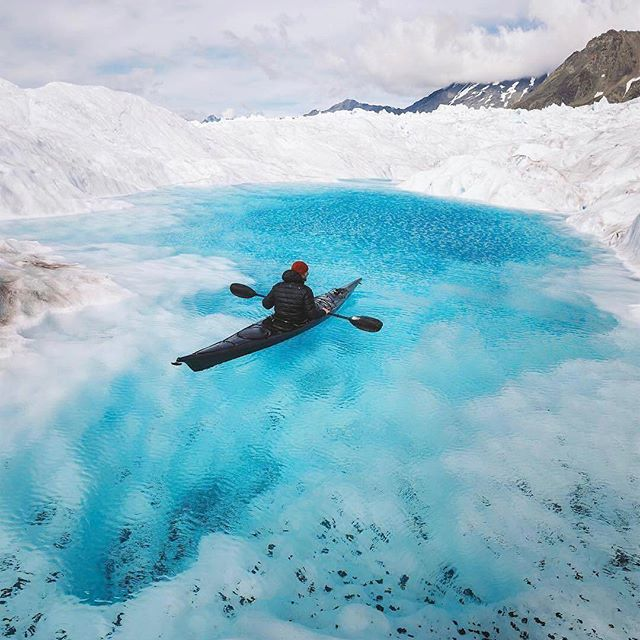
#> input picture images/test1.jpg, 640 x 640 px
$ python 6_threshold.py
#> lines starting #> are read from the running program, lines starting #| are printed output that depends on the picture; after the words box and inside, x2 and y2 are one past the last pixel; in counts of white or black regions, pixels touching at a corner belong together
# coding:utf-8
import cv2
import numpy as np
import matplotlib.pyplot as plt


class Threshold:
    def __init__(self, infile):
#> called with infile = 'images/test1.jpg'
        self.infile = infile
        self.img = cv2.imread(self.infile)
#> self.img is the input picture: shape (640, 640, 3); mean B, G, R 200.6, 186.1, 143.9

    def simple_thresh(self):
        gray=cv2.imread(self.infile,0)
        ret,thresh1=cv2.threshold(gray,127,255,cv2.THRESH_BINARY)
        ret, thresh2 = cv2.threshold(gray, 127, 255, cv2.THRESH_BINARY_INV)
        ret, thresh3= cv2.threshold(gray, 127, 255, cv2.THRESH_TRUNC)
        ret, thresh4 = cv2.threshold(gray, 127, 255, cv2.THRESH_TOZERO)
        ret, thresh5 = cv2.threshold(gray, 127, 255, cv2.THRESH_TOZERO_INV)
        titles=['raw','binary','binary_inv','trunc','tozero','tozero_inv']
        images=[gray,thresh1,thresh2,thresh3,thresh4,thresh5]
        for i in range(6):
            plt.subplot(2,3,i+1),plt.imshow(images[i],'gray')
            plt.title(titles[i])
            plt.xticks([]),plt.yticks([])
        plt.show()

    def adaptive_threshold(self):
        gray=cv2.imread(self.infile,0)
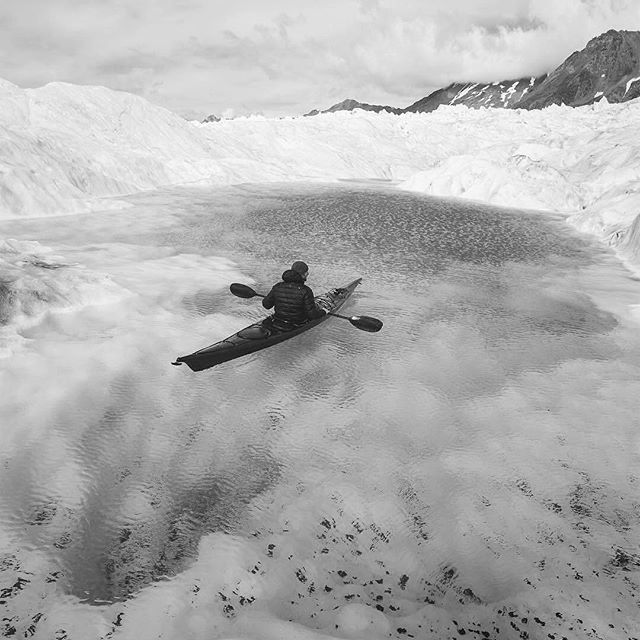
#> gray: shape (640, 640); min 0, max 255, mean 175.1
        gray=cv2.medianBlur(gray,5)#中值滤波
        ret,th1=cv2.threshold(gray,127,255,cv2.THRESH_BINARY)
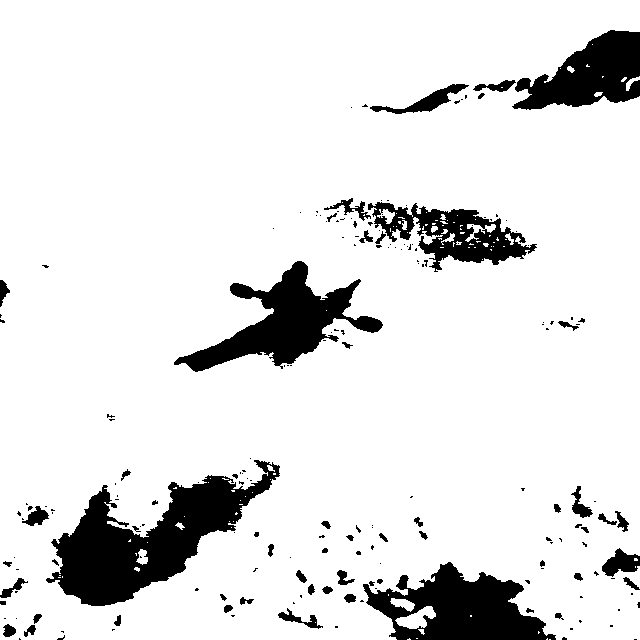
#> th1: shape (640, 640); 88.7% white; 192 black regions (135 under 20 px), largest, box (x1, y1, x2, y2) and area: (46, 460, 280, 606) 13329, (363, 562, 556, 640) 8191, (174, 261, 383, 372) 8017
        th2=cv2.adaptiveThreshold(gray,255,cv2.ADAPTIVE_THRESH_MEAN_C,\
                                  cv2.THRESH_BINARY,11,2)
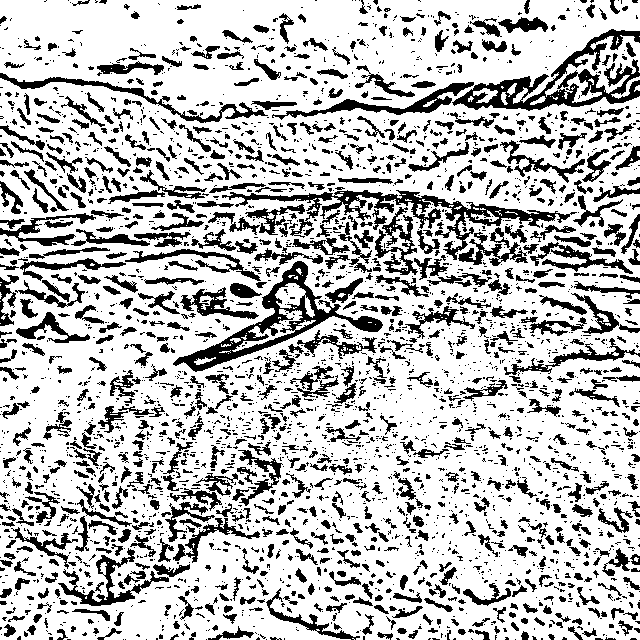
#> th2: shape (640, 640); 74.4% white; 3157 black regions (2237 under 20 px), largest, box (x1, y1, x2, y2) and area: (452, 29, 640, 111) 4377, (222, 190, 577, 260) 4071, (173, 261, 383, 372) 3960
        th3 = cv2.adaptiveThreshold(gray, 255, cv2.ADAPTIVE_THRESH_GAUSSIAN_C, \
                                    cv2.THRESH_BINARY, 11, 2)
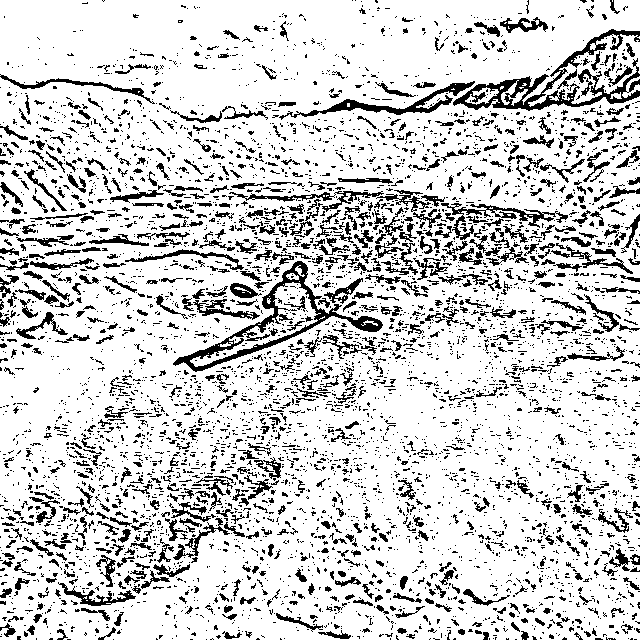
#> th3: shape (640, 640); 82.2% white; black in thin lines or dots
        titles=['raw','simple binary','adaptive mean','adaptive gaussian']
        images=[gray,th1,th2,th3]
        for i in range(4):
            plt.subplot(1,4,i+1),plt.imshow(images[i],'gray')
            plt.title(titles[i])
            plt.xticks([]),plt.yticks([])
        plt.show()

    def otsu_s(self):
        pass

if __name__ == '__main__':
    trans = Threshold('images/test1.jpg')
    trans.adaptive_threshold()

$ run again, with images/apple.jpg copied over images/test1.jpg
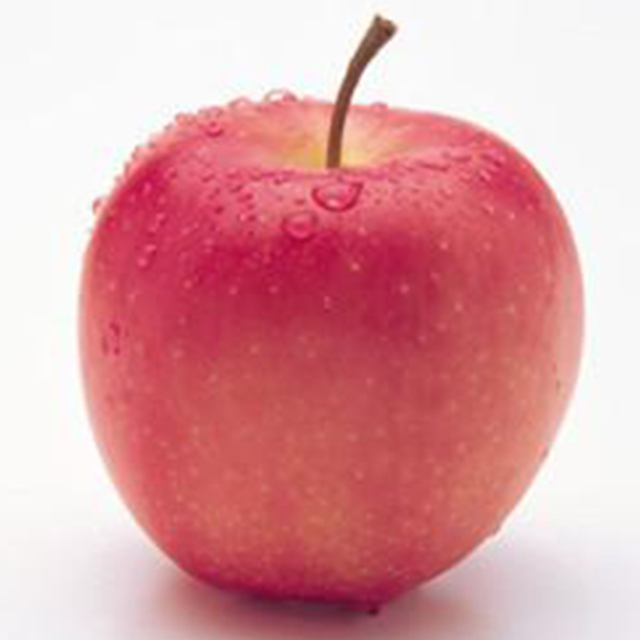
#> input picture images/apple.jpg, 640 x 640 px
#> in __init__, self.img is the input picture: shape (640, 640, 3); mean B, G, R 162.4, 157.4, 220.1
#> in adaptive_threshold, `ret,th1=cv2.threshold(gray,127,255,cv2.THRESH_BINARY)`:
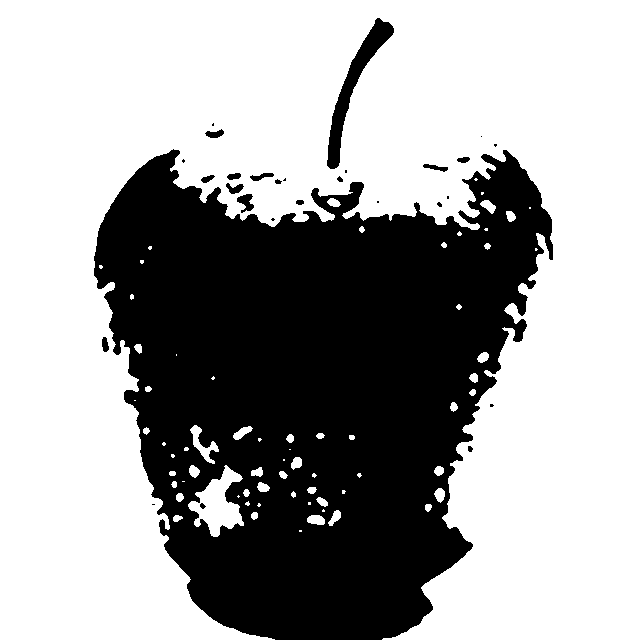
#> th1: shape (640, 640); 63.6% white; 28 black regions (12 under 20 px), largest, box (x1, y1, x2, y2) and area: (94, 149, 553, 640) 145623, (327, 18, 394, 169) 2197, (237, 194, 254, 213) 180
#> th2: shape (640, 640); 86.4% white; 1322 black regions (840 under 20 px), largest, box (x1, y1, x2, y2) and area: (251, 102, 584, 616) 7512, (78, 131, 258, 593) 6446, (326, 14, 416, 185) 2990
#> in adaptive_threshold, `th3 = cv2.adaptiveThreshold(gray, 255, cv2.ADAPTIVE_THRESH_GAUSSIAN_C,..`:
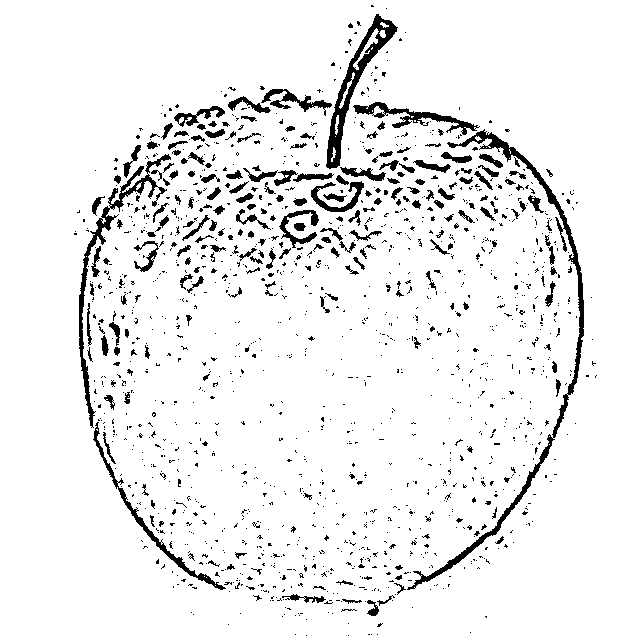
#> th3: shape (640, 640); 93.4% white; 1451 black regions (1240 under 20 px), largest, box (x1, y1, x2, y2) and area: (407, 129, 584, 590) 3238, (326, 14, 398, 169) 2055, (79, 154, 171, 428) 1904
